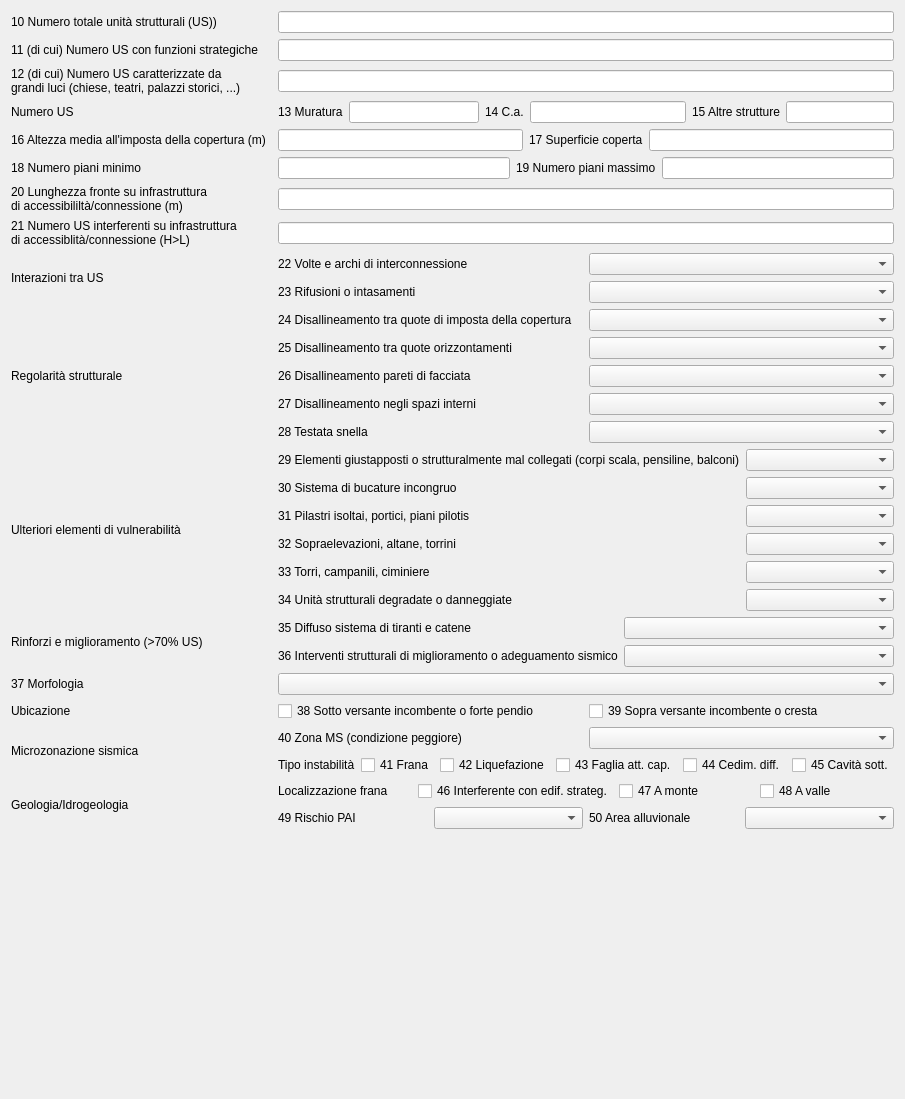
                    <widget class="QWidget" name="caratteristiche_gen">
                        <property name="geometry">
                            <rect>
                                <x>0</x>
                                <y>0</y>
                                <width>886</width>
                                <height>1099</height>
                            </rect>
                        </property>
                        <property name="sizePolicy">
                            <sizepolicy hsizetype="Preferred" vsizetype="MinimumExpanding">
                                <horstretch>0</horstretch>
                                <verstretch>0</verstretch>
                            </sizepolicy>
                        </property>
                        <property name="font">
                            <font>
                                <weight>50</weight>
                                <bold>false</bold>
                            </font>
                        </property>
                        <attribute name="label">
                            <string>Sezione 2 - CARATTERISTICHE GENERALI</string>
                        </attribute>
                        <layout class="QGridLayout" name="gridLayout_5">
                            <item row="7" column="0">
                                <widget class="QLabel" name="label_29">
                                    <property name="text">
                                        <string>18 Numero piani minimo</string>
                                    </property>
                                </widget>
                            </item>
                            <item row="6" column="2">
                                <layout class="QHBoxLayout" name="horizontalLayout_2">
                                    <item>
                                        <widget class="QLineEdit" name="altezza"/>
                                    </item>
                                    <item>
                                        <widget class="QLabel" name="label_10">
                                            <property name="text">
                                                <string>17 Superficie coperta</string>
                                            </property>
                                        </widget>
                                    </item>
                                    <item>
                                        <widget class="QLineEdit" name="superf"/>
                                    </item>
                                </layout>
                            </item>
                            <item row="11" column="2">
                                <layout class="QGridLayout" name="gridLayout_8">
                                    <item row="0" column="0">
                                        <widget class="QLabel" name="label_40">
                                            <property name="text">
                                                <string>24 Disallineamento tra quote di imposta della copertura</string>
                                            </property>
                                        </widget>
                                    </item>
                                    <item row="0" column="1">
                                        <widget class="QComboBox" name="regol_1"/>
                                    </item>
                                    <item row="1" column="0">
                                        <widget class="QLabel" name="label_41">
                                            <property name="text">
                                                <string>25 Disallineamento tra quote orizzontamenti</string>
                                            </property>
                                        </widget>
                                    </item>
                                    <item row="1" column="1">
                                        <widget class="QComboBox" name="regol_2"/>
                                    </item>
                                    <item row="2" column="0">
                                        <widget class="QLabel" name="label_42">
                                            <property name="text">
                                                <string>26 Disallineamento pareti di facciata</string>
                                            </property>
                                        </widget>
                                    </item>
                                    <item row="2" column="1">
                                        <widget class="QComboBox" name="regol_3"/>
                                    </item>
                                    <item row="3" column="0">
                                        <widget class="QLabel" name="label_43">
                                            <property name="text">
                                                <string>27 Disallineamento negli spazi interni</string>
                                            </property>
                                        </widget>
                                    </item>
                                    <item row="3" column="1">
                                        <widget class="QComboBox" name="regol_4"/>
                                    </item>
                                    <item row="4" column="0">
                                        <widget class="QLabel" name="label_44">
                                            <property name="text">
                                                <string>28 Testata snella</string>
                                            </property>
                                        </widget>
                                    </item>
                                    <item row="4" column="1">
                                        <widget class="QComboBox" name="regol_5"/>
                                    </item>
                                </layout>
                            </item>
                            <item row="2" column="2">
                                <widget class="QLineEdit" name="n_edif">
                                    <property name="text">
                                        <string/>
                                    </property>
                                </widget>
                            </item>
                            <item row="12" column="0">
                                <widget class="QLabel" name="label_36">
                                    <property name="text">
                                        <string>Ulteriori elementi di vulnerabilità</string>
                                    </property>
                                </widget>
                            </item>
                            <item row="9" column="0">
                                <widget class="QLabel" name="label_23">
                                    <property name="text">
                                        <string>21 Numero US interferenti su infrastruttura&lt;br&gt;di accessiblità/connessione (H&amp;gt;L)</string>
                                    </property>
                                </widget>
                            </item>
                            <item row="10" column="2">
                                <layout class="QGridLayout" name="gridLayout_7">
                                    <item row="0" column="0">
                                        <widget class="QLabel" name="label_38">
                                            <property name="text">
                                                <string>22 Volte e archi di interconnessione</string>
                                            </property>
                                        </widget>
                                    </item>
                                    <item row="0" column="1">
                                        <widget class="QComboBox" name="conn_volte"/>
                                    </item>
                                    <item row="1" column="0">
                                        <widget class="QLabel" name="label_39">
                                            <property name="text">
                                                <string>23 Rifusioni o intasamenti</string>
                                            </property>
                                        </widget>
                                    </item>
                                    <item row="1" column="1">
                                        <widget class="QComboBox" name="conn_rifus"/>
                                    </item>
                                </layout>
                            </item>
                            <item row="11" column="0">
                                <widget class="QLabel" name="label_31">
                                    <property name="text">
                                        <string>Regolarità strutturale</string>
                                    </property>
                                </widget>
                            </item>
                            <item row="4" column="2">
                                <widget class="QLineEdit" name="n_edif_gl">
                                    <property name="text">
                                        <string/>
                                    </property>
                                </widget>
                            </item>
                            <item row="17" column="2">
                                <layout class="QVBoxLayout" name="verticalLayout_4">
                                    <item>
                                        <layout class="QHBoxLayout" name="horizontalLayout_17">
                                            <item>
                                                <widget class="QLabel" name="label_50">
                                                    <property name="text">
                                                        <string>Localizzazione frana</string>
                                                    </property>
                                                </widget>
                                            </item>
                                            <item>
                                                <widget class="QCheckBox" name="frana_AS">
                                                    <property name="text">
                                                        <string>46 Interferente con edif. strateg.</string>
                                                    </property>
                                                </widget>
                                            </item>
                                            <item>
                                                <widget class="QCheckBox" name="frana_mon">
                                                    <property name="text">
                                                        <string>47 A monte</string>
                                                    </property>
                                                </widget>
                                            </item>
                                            <item>
                                                <widget class="QCheckBox" name="frana_val">
                                                    <property name="text">
                                                        <string>48 A valle</string>
                                                    </property>
                                                </widget>
                                            </item>
                                        </layout>
                                    </item>
                                    <item>
                                        <layout class="QHBoxLayout" name="horizontalLayout_18">
                                            <item>
                                                <widget class="QLabel" name="label_51">
                                                    <property name="text">
                                                        <string>49 Rischio PAI</string>
                                                    </property>
                                                </widget>
                                            </item>
                                            <item>
                                                <widget class="QComboBox" name="pai"/>
                                            </item>
                                            <item>
                                                <widget class="QLabel" name="label_52">
                                                    <property name="text">
                                                        <string>50 Area alluvionale</string>
                                                    </property>
                                                </widget>
                                            </item>
                                            <item>
                                                <widget class="QComboBox" name="alluvio"/>
                                            </item>
                                        </layout>
                                    </item>
                                </layout>
                            </item>
                            <item row="5" column="2">
                                <layout class="QGridLayout" name="gridLayout_6">
                                    <item row="0" column="0">
                                        <layout class="QHBoxLayout" name="horizontalLayout_4">
                                            <item>
                                                <widget class="QLabel" name="label_18">
                                                    <property name="text">
                                                        <string>13 Muratura</string>
                                                    </property>
                                                </widget>
                                            </item>
                                            <item>
                                                <widget class="QLineEdit" name="n_murat"/>
                                            </item>
                                        </layout>
                                    </item>
                                    <item row="0" column="1">
                                        <layout class="QHBoxLayout" name="horizontalLayout_5">
                                            <item>
                                                <widget class="QLabel" name="label_19">
                                                    <property name="text">
                                                        <string>14 C.a.</string>
                                                    </property>
                                                </widget>
                                            </item>
                                            <item>
                                                <widget class="QLineEdit" name="n_ca"/>
                                            </item>
                                        </layout>
                                    </item>
                                    <item row="0" column="2">
                                        <layout class="QHBoxLayout" name="horizontalLayout_6">
                                            <item>
                                                <widget class="QLabel" name="label_20">
                                                    <property name="text">
                                                        <string>15 Altre strutture</string>
                                                    </property>
                                                </widget>
                                            </item>
                                            <item>
                                                <widget class="QLineEdit" name="n_altre"/>
                                            </item>
                                        </layout>
                                    </item>
                                </layout>
                            </item>
                            <item row="5" column="0">
                                <widget class="QLabel" name="label_27">
                                    <property name="text">
                                        <string>Numero US</string>
                                    </property>
                                </widget>
                            </item>
                            <item row="8" column="0">
                                <widget class="QLabel" name="label_22">
                                    <property name="text">
                                        <string>20 Lunghezza fronte su infrastruttura &lt;br&gt;di accessibililtà/connessione (m)</string>
                                    </property>
                                </widget>
                            </item>
                            <item row="12" column="2">
                                <layout class="QGridLayout" name="gridLayout_9">
                                    <item row="0" column="0">
                                        <widget class="QLabel" name="label_45">
                                            <property name="text">
                                                <string>29 Elementi giustapposti o strutturalmente mal collegati (corpi scala, pensiline, balconi)</string>
                                            </property>
                                        </widget>
                                    </item>
                                    <item row="0" column="1">
                                        <widget class="QComboBox" name="vuln_1"/>
                                    </item>
                                    <item row="1" column="0">
                                        <widget class="QLabel" name="label_46">
                                            <property name="text">
                                                <string>30 Sistema di bucature incongruo</string>
                                            </property>
                                        </widget>
                                    </item>
                                    <item row="1" column="1">
                                        <widget class="QComboBox" name="vuln_2"/>
                                    </item>
                                    <item row="2" column="0">
                                        <widget class="QLabel" name="label_47">
                                            <property name="text">
                                                <string>31 Pilastri isoltai, portici, piani pilotis</string>
                                            </property>
                                        </widget>
                                    </item>
                                    <item row="2" column="1">
                                        <widget class="QComboBox" name="vuln_3"/>
                                    </item>
                                    <item row="3" column="0">
                                        <widget class="QLabel" name="label_53">
                                            <property name="text">
                                                <string>32 Sopraelevazioni, altane, torrini</string>
                                            </property>
                                        </widget>
                                    </item>
                                    <item row="3" column="1">
                                        <widget class="QComboBox" name="vuln_4"/>
                                    </item>
                                    <item row="4" column="0">
                                        <widget class="QLabel" name="label_54">
                                            <property name="text">
                                                <string>33 Torri, campanili, ciminiere</string>
                                            </property>
                                        </widget>
                                    </item>
                                    <item row="4" column="1">
                                        <widget class="QComboBox" name="vuln_5"/>
                                    </item>
                                    <item row="5" column="0">
                                        <widget class="QLabel" name="label_55">
                                            <property name="text">
                                                <string>34 Unità strutturali degradate o danneggiate</string>
                                            </property>
                                        </widget>
                                    </item>
                                    <item row="5" column="1">
                                        <widget class="QComboBox" name="vuln_6"/>
                                    </item>
                                </layout>
                            </item>
                            <item row="4" column="0">
                                <widget class="QLabel" name="label_26">
                                    <property name="text">
                                        <string>12 (di cui) Numero US caratterizzate da &lt;br&gt;grandi luci (chiese, teatri, palazzi storici, ...)</string>
                                    </property>
                                </widget>
                            </item>
                            <item row="16" column="2">
                                <layout class="QVBoxLayout" name="verticalLayout_3">
                                    <item>
                                        <layout class="QHBoxLayout" name="horizontalLayout_15">
                                            <item>
                                                <widget class="QLabel" name="label_48">
                                                    <property name="text">
                                                        <string>40 Zona MS (condizione peggiore)</string>
                                                    </property>
                                                </widget>
                                            </item>
                                            <item>
                                                <widget class="QComboBox" name="zona_ms"/>
                                            </item>
                                        </layout>
                                    </item>
                                    <item>
                                        <layout class="QHBoxLayout" name="horizontalLayout_16">
                                            <item>
                                                <widget class="QLabel" name="inst_name">
                                                    <property name="text">
                                                        <string>Tipo instabilità</string>
                                                    </property>
                                                </widget>
                                            </item>
                                            <item>
                                                <widget class="QCheckBox" name="inst_fran">
                                                    <property name="text">
                                                        <string>41 Frana</string>
                                                    </property>
                                                </widget>
                                            </item>
                                            <item>
                                                <widget class="QCheckBox" name="inst_liq">
                                                    <property name="text">
                                                        <string>42 Liquefazione</string>
                                                    </property>
                                                </widget>
                                            </item>
                                            <item>
                                                <widget class="QCheckBox" name="inst_fag">
                                                    <property name="text">
                                                        <string>43 Faglia att. cap.</string>
                                                    </property>
                                                </widget>
                                            </item>
                                            <item>
                                                <widget class="QCheckBox" name="inst_ced">
                                                    <property name="text">
                                                        <string>44 Cedim. diff.</string>
                                                    </property>
                                                </widget>
                                            </item>
                                            <item>
                                                <widget class="QCheckBox" name="inst_cav">
                                                    <property name="text">
                                                        <string>45 Cavità sott.</string>
                                                    </property>
                                                </widget>
                                            </item>
                                        </layout>
                                    </item>
                                </layout>
                            </item>
                            <item row="13" column="2">
                                <layout class="QGridLayout" name="gridLayout_10">
                                    <item row="0" column="0">
                                        <widget class="QLabel" name="label_56">
                                            <property name="text">
                                                <string>35 Diffuso sistema di tiranti e catene</string>
                                            </property>
                                        </widget>
                                    </item>
                                    <item row="0" column="1">
                                        <widget class="QComboBox" name="rinfor_1"/>
                                    </item>
                                    <item row="1" column="0">
                                        <widget class="QLabel" name="label_57">
                                            <property name="text">
                                                <string>36 Interventi strutturali di miglioramento o adeguamento sismico</string>
                                            </property>
                                        </widget>
                                    </item>
                                    <item row="1" column="1">
                                        <widget class="QComboBox" name="rinfor_2"/>
                                    </item>
                                </layout>
                            </item>
                            <item row="7" column="2">
                                <layout class="QHBoxLayout" name="horizontalLayout_3">
                                    <item>
                                        <widget class="QLineEdit" name="piani_min"/>
                                    </item>
                                    <item>
                                        <widget class="QLabel" name="label_17">
                                            <property name="text">
                                                <string>19 Numero piani massimo</string>
                                            </property>
                                        </widget>
                                    </item>
                                    <item>
                                        <widget class="QLineEdit" name="piani_max"/>
                                    </item>
                                </layout>
                            </item>
                            <item row="8" column="2">
                                <widget class="QLineEdit" name="lungh_fron"/>
                            </item>
                            <item row="13" column="0">
                                <widget class="QLabel" name="label_37">
                                    <property name="text">
                                        <string>Rinforzi e miglioramento (&gt;70% US)</string>
                                    </property>
                                </widget>
                            </item>
                            <item row="15" column="2">
                                <layout class="QHBoxLayout" name="horizontalLayout_12">
                                    <item>
                                        <widget class="QCheckBox" name="ubic_sotto">
                                            <property name="text">
                                                <string>38 Sotto versante incombente o forte pendio</string>
                                            </property>
                                        </widget>
                                    </item>
                                    <item>
                                        <widget class="QCheckBox" name="ubic_sopra">
                                            <property name="text">
                                                <string>39 Sopra versante incombente o cresta</string>
                                            </property>
                                        </widget>
                                    </item>
                                </layout>
                            </item>
                            <item row="15" column="0">
                                <widget class="QLabel" name="label_33">
                                    <property name="text">
                                        <string>Ubicazione</string>
                                    </property>
                                </widget>
                            </item>
                            <item row="2" column="0">
                                <widget class="QLabel" name="label_25">
                                    <property name="text">
                                        <string>11 (di cui) Numero US con funzioni strategiche</string>
                                    </property>
                                </widget>
                            </item>
                            <item row="17" column="0">
                                <widget class="QLabel" name="label_35">
                                    <property name="text">
                                        <string>Geologia/Idrogeologia</string>
                                    </property>
                                </widget>
                            </item>
                            <item row="14" column="0">
                                <widget class="QLabel" name="label_32">
                                    <property name="text">
                                        <string>37 Morfologia </string>
                                    </property>
                                </widget>
                            </item>
                            <item row="9" column="2">
                                <widget class="QLineEdit" name="us_interf"/>
                            </item>
                            <item row="16" column="0">
                                <widget class="QLabel" name="label_34">
                                    <property name="text">
                                        <string>Microzonazione sismica</string>
                                    </property>
                                </widget>
                            </item>
                            <item row="14" column="2">
                                <widget class="QComboBox" name="morf"/>
                            </item>
                            <item row="1" column="0">
                                <widget class="QLabel" name="label_24">
                                    <property name="text">
                                        <string>10 Numero totale unità strutturali (US))</string>
                                    </property>
                                </widget>
                            </item>
                            <item row="10" column="0">
                                <widget class="QLabel" name="label_30">
                                    <property name="text">
                                        <string>Interazioni tra US</string>
                                    </property>
                                </widget>
                            </item>
                            <item row="6" column="0">
                                <widget class="QLabel" name="label_28">
                                    <property name="text">
                                        <string>16 Altezza media all'imposta della copertura (m)</string>
                                    </property>
                                </widget>
                            </item>
                            <item row="1" column="2">
                                <widget class="QLineEdit" name="n_unita">
                                    <property name="text">
                                        <string/>
                                    </property>
                                </widget>
                            </item>
                            <item row="18" column="0" colspan="3">
                                <spacer name="verticalSpacer">
                                    <property name="orientation">
                                        <enum>Qt::Vertical</enum>
                                    </property>
                                    <property name="sizeHint" stdset="0">
                                        <size>
                                            <width>20</width>
                                            <height>40</height>
                                        </size>
                                    </property>
                                </spacer>
                            </item>
                        </layout>
                    </widget>
